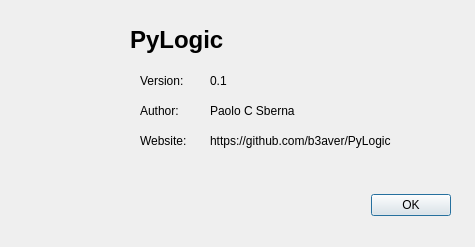
<?xml version="1.0" encoding="UTF-8"?>
<ui version="4.0">
 <class>Dialog</class>
 <widget class="QDialog" name="Dialog">
  <property name="geometry">
   <rect>
    <x>0</x>
    <y>0</y>
    <width>475</width>
    <height>247</height>
   </rect>
  </property>
  <property name="minimumSize">
   <size>
    <width>475</width>
    <height>247</height>
   </size>
  </property>
  <property name="maximumSize">
   <size>
    <width>475</width>
    <height>247</height>
   </size>
  </property>
  <property name="windowTitle">
   <string>PyLogic</string>
  </property>
  <property name="windowIcon">
   <iconset>
    <normaloff>img/logo.svg</normaloff>img/logo.svg</iconset>
  </property>
  <widget class="QDialogButtonBox" name="buttonBox">
   <property name="geometry">
    <rect>
     <x>120</x>
     <y>190</y>
     <width>331</width>
     <height>31</height>
    </rect>
   </property>
   <property name="orientation">
    <enum>Qt::Horizontal</enum>
   </property>
   <property name="standardButtons">
    <set>QDialogButtonBox::Ok</set>
   </property>
  </widget>
  <widget class="QLabel" name="label">
   <property name="geometry">
    <rect>
     <x>130</x>
     <y>20</y>
     <width>101</width>
     <height>41</height>
    </rect>
   </property>
   <property name="font">
    <font>
     <pointsize>18</pointsize>
     <weight>75</weight>
     <bold>true</bold>
    </font>
   </property>
   <property name="text">
    <string>PyLogic</string>
   </property>
   <property name="textFormat">
    <enum>Qt::RichText</enum>
   </property>
  </widget>
  <widget class="QLabel" name="label_2">
   <property name="geometry">
    <rect>
     <x>30</x>
     <y>30</y>
     <width>61</width>
     <height>71</height>
    </rect>
   </property>
   <property name="text">
    <string/>
   </property>
   <property name="pixmap">
    <pixmap>img/logo.svg</pixmap>
   </property>
  </widget>
  <widget class="QLabel" name="label_3">
   <property name="geometry">
    <rect>
     <x>140</x>
     <y>70</y>
     <width>61</width>
     <height>21</height>
    </rect>
   </property>
   <property name="text">
    <string>Version:</string>
   </property>
  </widget>
  <widget class="QLabel" name="label_4">
   <property name="geometry">
    <rect>
     <x>140</x>
     <y>100</y>
     <width>61</width>
     <height>21</height>
    </rect>
   </property>
   <property name="text">
    <string>Author:</string>
   </property>
  </widget>
  <widget class="QLabel" name="label_5">
   <property name="geometry">
    <rect>
     <x>210</x>
     <y>130</y>
     <width>241</width>
     <height>21</height>
    </rect>
   </property>
   <property name="text">
    <string>https://github.com/b3aver/PyLogic</string>
   </property>
  </widget>
  <widget class="QLabel" name="label_6">
   <property name="geometry">
    <rect>
     <x>140</x>
     <y>130</y>
     <width>61</width>
     <height>21</height>
    </rect>
   </property>
   <property name="text">
    <string>Website:</string>
   </property>
  </widget>
  <widget class="QLabel" name="label_7">
   <property name="geometry">
    <rect>
     <x>210</x>
     <y>100</y>
     <width>111</width>
     <height>21</height>
    </rect>
   </property>
   <property name="text">
    <string>Paolo C Sberna</string>
   </property>
  </widget>
  <widget class="QLabel" name="label_8">
   <property name="geometry">
    <rect>
     <x>210</x>
     <y>70</y>
     <width>66</width>
     <height>21</height>
    </rect>
   </property>
   <property name="text">
    <string>0.1</string>
   </property>
  </widget>
 </widget>
 <resources/>
 <connections>
  <connection>
   <sender>buttonBox</sender>
   <signal>accepted()</signal>
   <receiver>Dialog</receiver>
   <slot>accept()</slot>
   <hints>
    <hint type="sourcelabel">
     <x>248</x>
     <y>254</y>
    </hint>
    <hint type="destinationlabel">
     <x>157</x>
     <y>274</y>
    </hint>
   </hints>
  </connection>
  <connection>
   <sender>buttonBox</sender>
   <signal>rejected()</signal>
   <receiver>Dialog</receiver>
   <slot>reject()</slot>
   <hints>
    <hint type="sourcelabel">
     <x>316</x>
     <y>260</y>
    </hint>
    <hint type="destinationlabel">
     <x>286</x>
     <y>274</y>
    </hint>
   </hints>
  </connection>
 </connections>
</ui>
